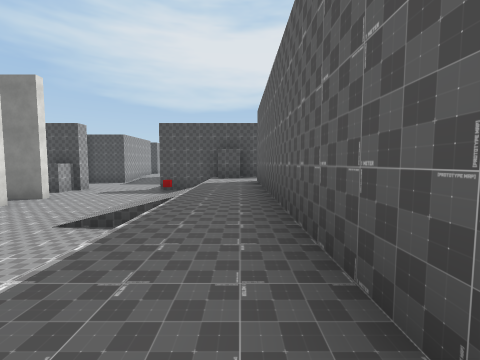
[1] (above)

24 first-person views from a walk through a 3-D level made in the Unity game engine. The camera is 1.3 m above the floor, tilts 4° down and sees 90° across. The floor is counted in squares, 2.52 m on a side. Each view is taken from the middle of a square. On the plan, view 1 faces up. The plan holds only what a view shows up to about 9 squares ahead; the rest is blank. The place goes on beyond the plan. The player character is not drawn. Some surface patterns are stand-ins.

[2]
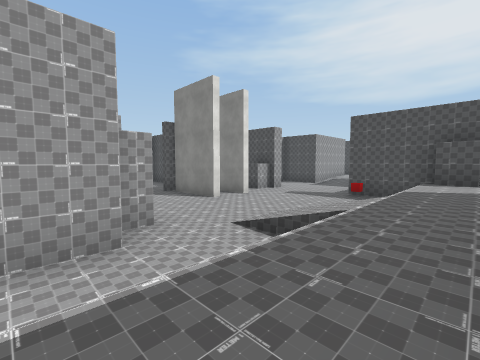

[3]
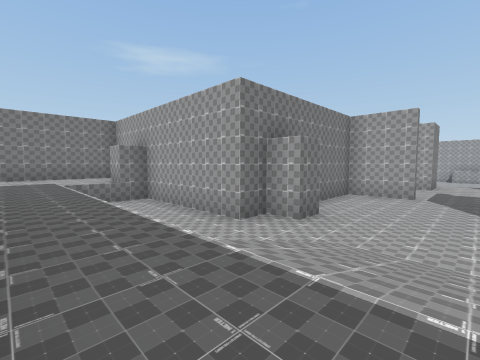

[4]
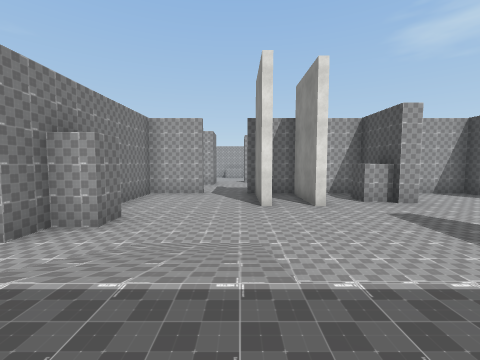

[5]
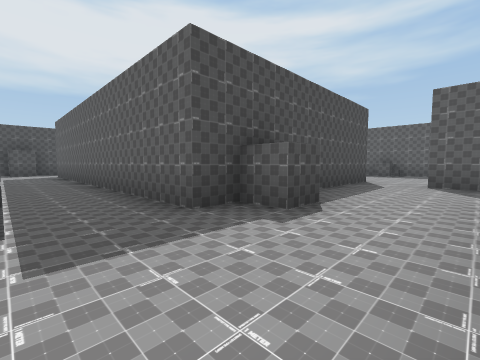

[6]
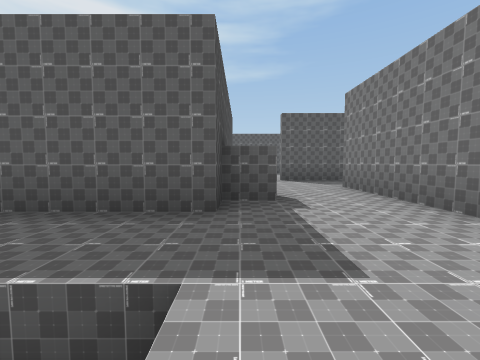

[7]
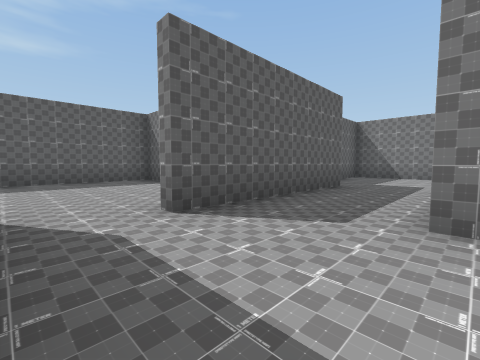

[8]
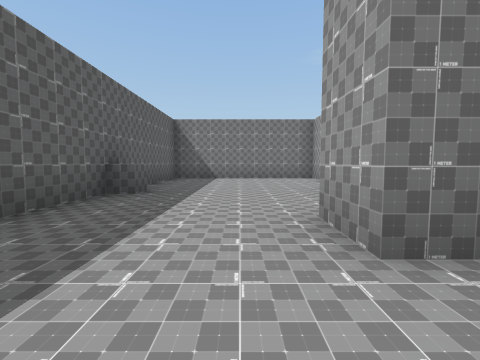

[9]
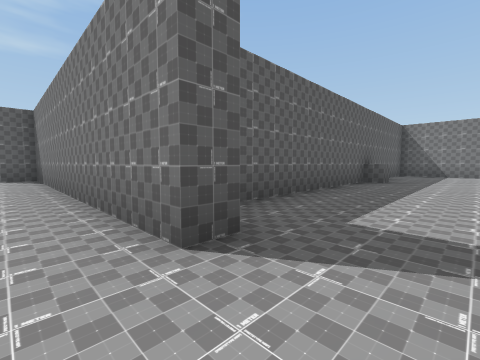

[10]
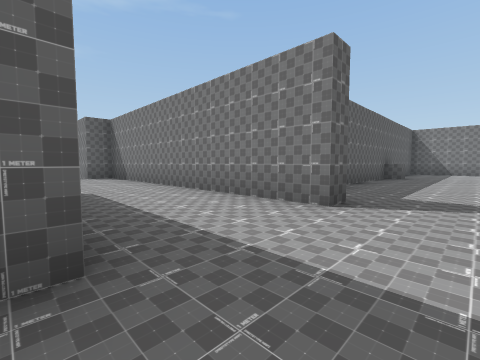

[11]
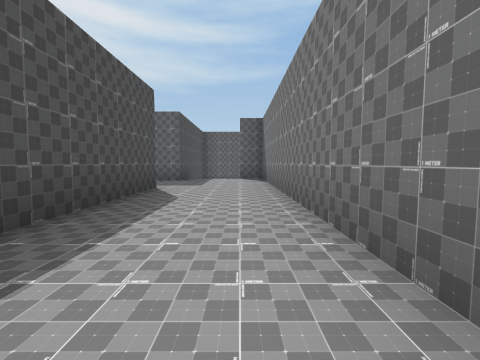

[12]
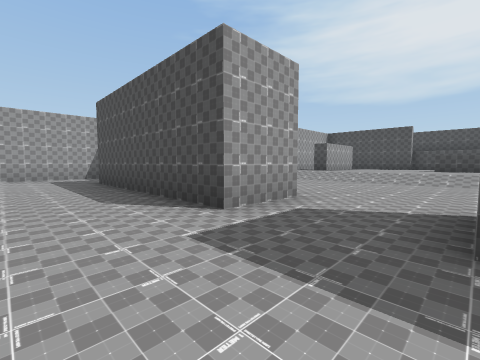

[13]
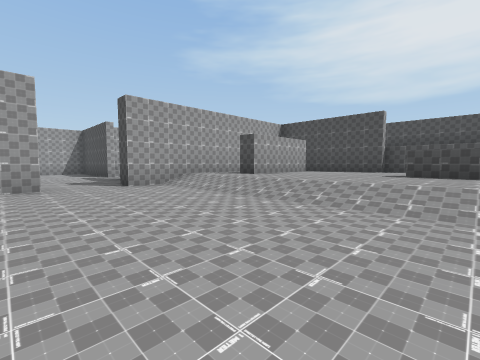

[14]
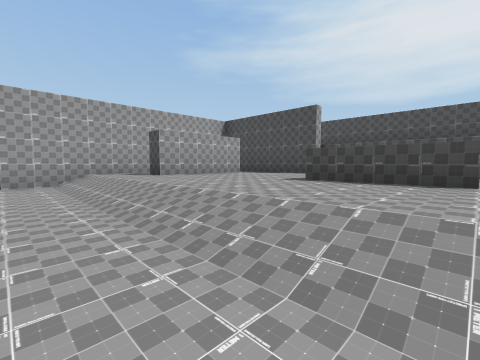

[15]
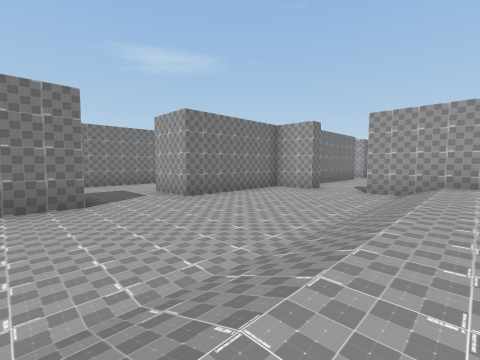

[16]
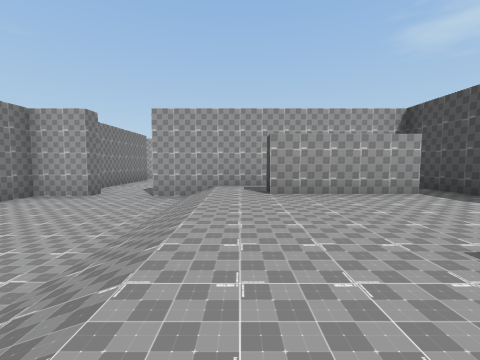

[17]
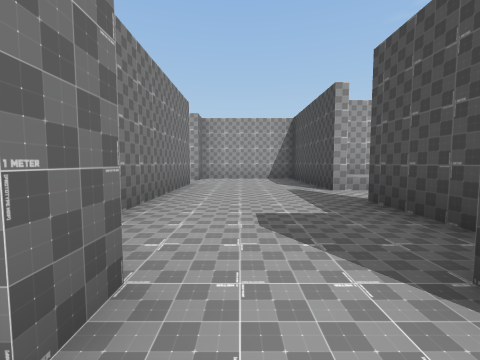

[18]
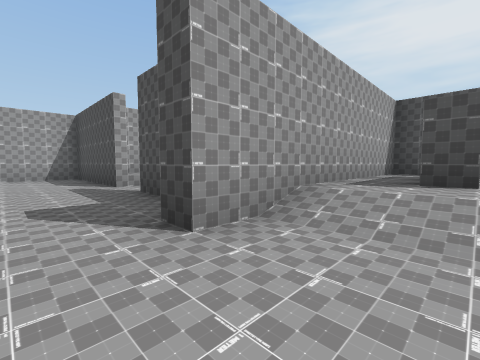

[19]
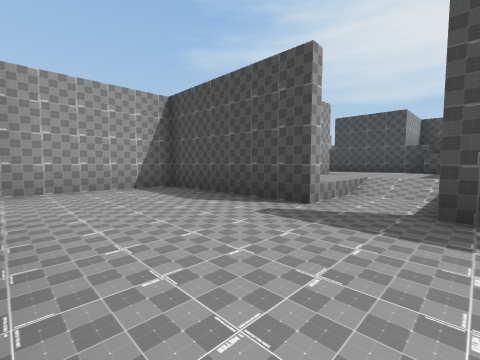

[20]
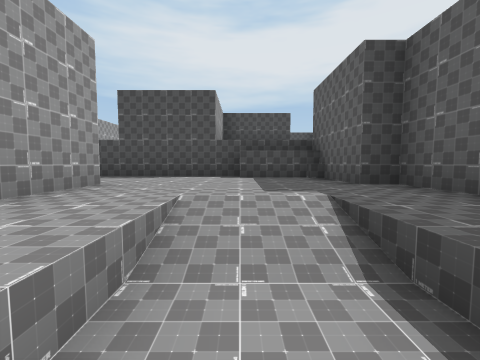

[21]
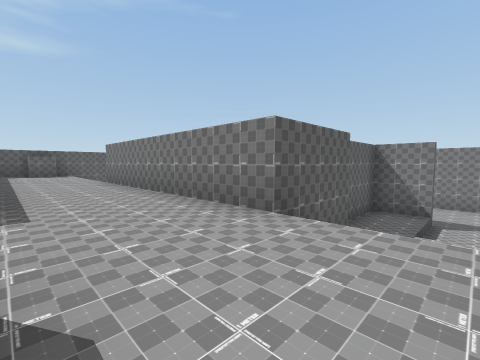

[22]
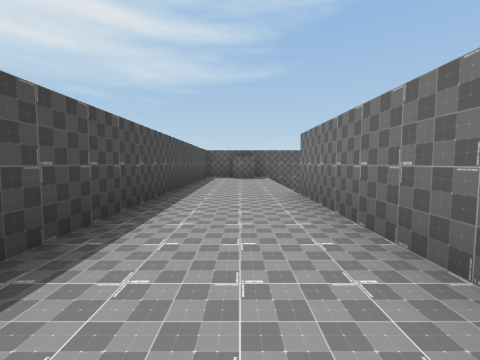

[23]
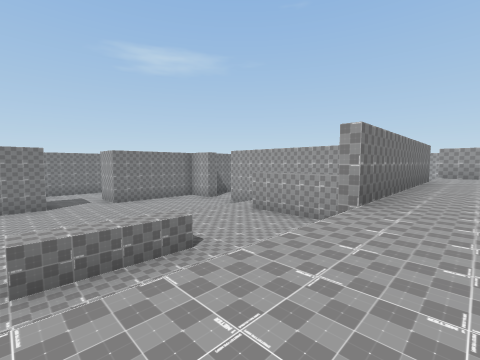

[24]
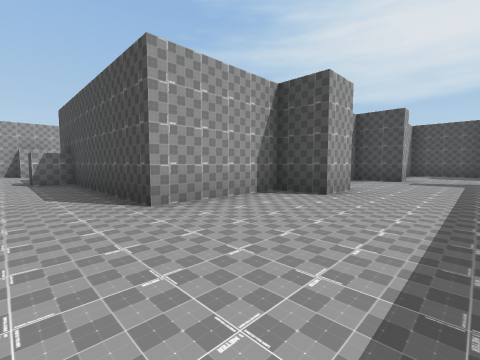

### Floor plan
Key: @ floor where view 1 was taken; # wall or solid block; x gap in a wall; . main floor; : floor 0.75 m higher than the main floor; - floor 1.25 m lower than the main floor; + floor 2.5 m higher than the main floor; / step, stairs or slope; ^ raised ledge; v drop or lower ground.
Columns run from 11 left of view 1 to 17 right of it. Each row starts with its distance up from view 1.
 21                  ###  #######
 20                  #+++++++++++
 19                  #+++++++++++
 18                ###^^######+++
 17                 ::::##:x:::::
 16                 #:::##:#::^^^
 15                 #://##:#:::::
 14                 #://##:::::::
 13    #          ####.###///////
 12    #-         #......#.......
 11    #--        #..............
 10    #---       #......#.......
  9    ###--####### ##########.##
  8    #------v.      #..#####.##
  7    ###----..#     #..........
  6    ###----/.#     #.........#
  5 --------///.#    ##..########
  4 --------///.#     ....#
  3    #------/.#     ....#
  2    ######-..#     ....#
  1         #-..#    ##...#
  0         #-.@#    #....#
 -1         #-..######...^#
 -2         #....#........#
 -3         #.............#
 -4         #.......#.....#
 -5         #######.#.....#
 -6                .#######
 -7                ..#
 -8                ..
 -9                ...
-10                ...#
-11                ...#
-12                ####

Where each view was taken, in squares from view 1:
view 1: 0 up, 0 right, facing up
view 2: 1 up, 0 right, facing up-left
view 3: 5 up, 0 right, facing down-left
view 4: 5 up, 0 right, facing left
view 5: 4 down, 1 left, facing up-right
view 6: 2 down, 2 left, facing right
view 7: 2 down, 3 right, facing down-right
view 8: 3 up, 8 right, facing down
view 9: 6 up, 8 right, facing down-right
view 10: 8 up, 8 right, facing down-right
view 11: 6 up, 9 right, facing right
view 12: 6 up, 16 right, facing up-left
view 13: 10 up, 16 right, facing up-left
view 14: 12 up, 17 right, facing up-left
view 15: 14 up, 17 right, facing down-left
view 16: 14 up, 16 right, facing left
view 17: 11 up, 11 right, facing left
view 18: 11 up, 12 right, facing up-left
view 19: 10 up, 8 right, facing up-left
view 20: 13 up, 7 right, facing up
view 21: 20 up, 7 right, facing down-right
view 22: 19 up, 10 right, facing right
view 23: 19 up, 17 right, facing down-left
view 24: 3 down, 9 right, facing up-left
